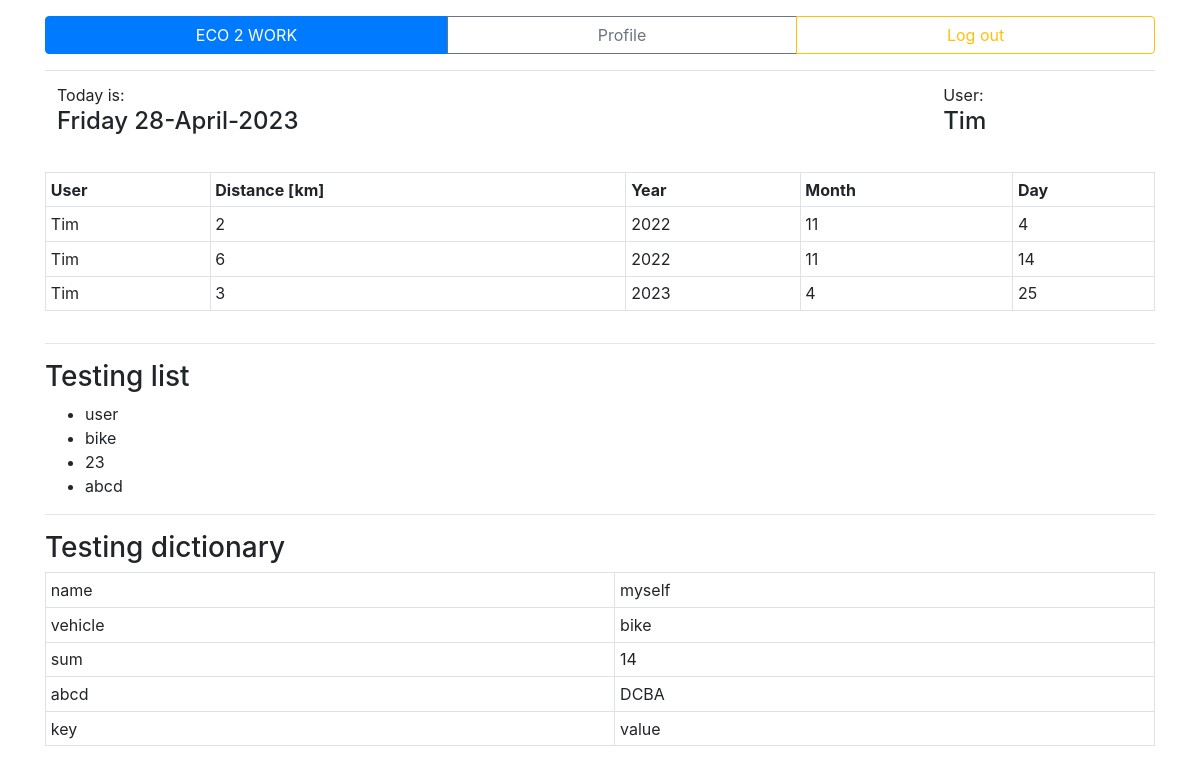
/profile/ (signed in), run on an earlier commit of the app's database.
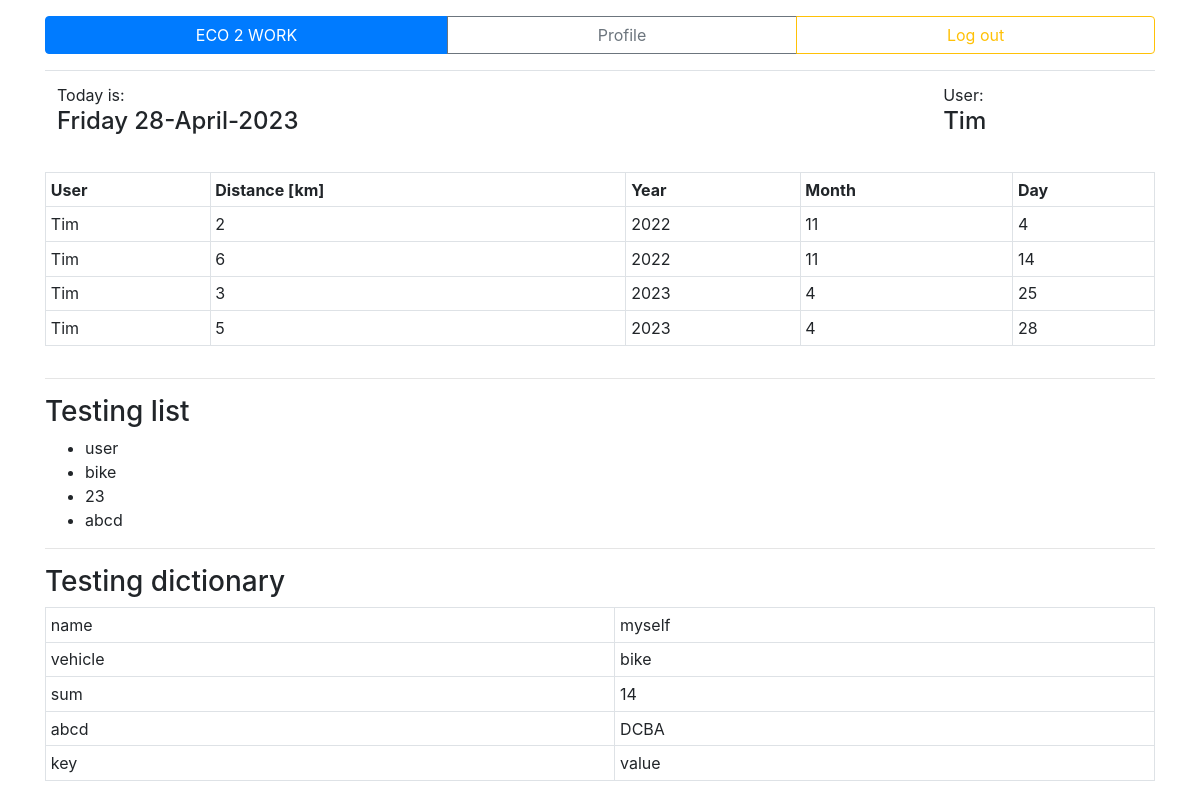
And on a later commit of the database.
### e2w_app/models.py (models this page shows)
class Activity(models.Model):
    ACTIVITY_VEHICLE_CHOICES = [
        ('foot', 'foot'),
        ('bike', 'bike'),
        ('scooter', 'scooter'),
        ]
    __tablename__ = 'activity'
    user = models.ForeignKey(User, on_delete=models.CASCADE, null=False)
    distance = models.PositiveIntegerField()
    vehicle = models.CharField(
        max_length=100,
        choices=ACTIVITY_VEHICLE_CHOICES,
        default=ACTIVITY_VEHICLE_CHOICES[1][0]
        )
    date = models.DateField()
    time_create = models.DateTimeField(auto_now_add=True)
    time_update = models.DateTimeField(auto_now=True)
    def __str__(self):
        return f'{self.user.username} {self.distance}km {self.date}'

### e2w_app/views.py (the view)
# urls.py: path('profile/', views.profile_view, name='profile_view'),
@login_required(login_url='login_view')
def profile_view(request):
    if not request.user.is_authenticated:
        return redirect('index')
    today = date.today()
    user_active = request.user
    user_activities = Activity.objects.filter(user=user_active).order_by('date')
    u = Activity.objects.filter(user=user_active)
    print(u)
    testing_list = ['user', 'bike', 23, 'abcd']
    testing_dictionary = {
        'name': 'myself',
        'vehicle': 'bike',
        'sum': 14,
        'abcd': 'DCBA',
        'key': 'value',
    }
    context = {
        'today': today,
        'user_active': user_active,
        'user_activities': user_activities,
        'u': u,
        'testing_dictionary': testing_dictionary,
        'testing_list': testing_list,
    }
    return render(request, 'profile.html', context)

### e2w_app/templates/profile.html (shortened to what this page needs)
{% extends 'base.html' %}
{% block content %}
<div>
    <table class="table">
        <tr>
            <td>Today is: <h4>{{ today|date:"l d-F-Y" }}</h4></td>
            <td>User: <h4>{{ user_active }}</h4></td>
        </tr>
    </table>
</div>
<div class="table-responsive">
    <table class="table table-sm table-bordered">
        <tr>
            <th>User</th>
            <th>Distance [km]</th>
            <th>Year</th>
            <th>Month</th>
            <th>Day</th>
        </tr>
        {% for a in user_activities %}
            <tr>
                <td>{{ a.user }}</td>
                <td>{{ a.distance }}</td>
                <td>{{ a.date.year }}</td>
                <td>{{ a.date.month }}</td>
                <td>{{ a.date.day }}</td>
            </tr>
        {% endfor %}
    </table>
</div>
<hr/>
<div>
    <h3>Testing list</h3>
    <ul>
        {% for element in testing_list %}
            <li>{{element}}</li>
        {% endfor %}
    </ul>
</div>
<hr/>
<div>
    <h3>Testing dictionary</h3>
    <table class="table table-bordered table-sm">
        {% for key, value in testing_dictionary.items %}
            <tr>
                <td>{{ key }}</td>
                <td>{{ value }}</td>
            </tr>
        {% endfor %}
    </table>
</div>
{% endblock %}

What changed in the data, as far as the page shows it:
added Activity: user "Tim", distance "5", date.year "2023", date.month "4", date.day "28"
